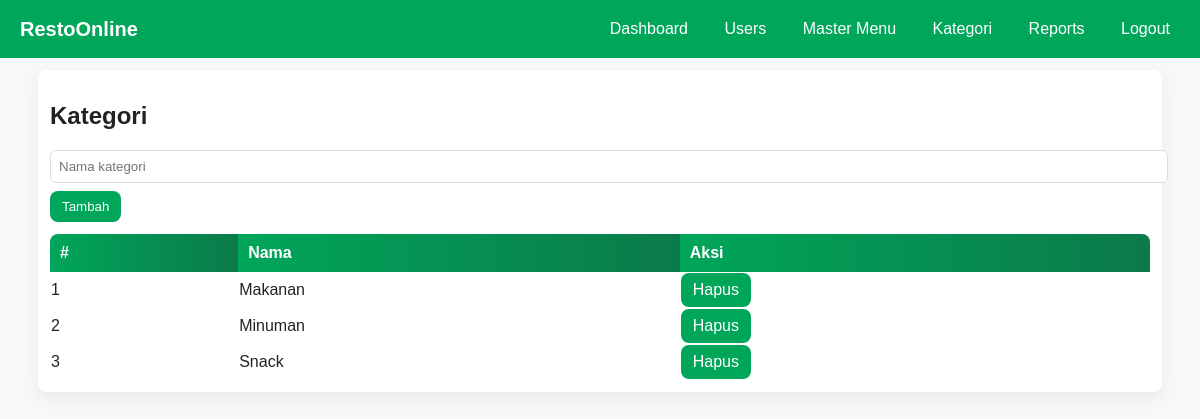
The app's page /admin/kategori.php (signed in) with its own data.
### tables this page shows
CREATE TABLE kategori (
  id INT AUTO_INCREMENT PRIMARY KEY,
  nama VARCHAR(100) NOT NULL
);

### inc/functions.php (called while the page is built, shortened)
<?php
require_once __DIR__.'/config.php';
function is_logged_in(){ return isset($_SESSION['user_id']); }
function current_user(){
    global $conn;
    $id = intval($_SESSION['user_id']);
    $stmt = $conn->prepare('SELECT id,username,fullname,email,phone,role FROM users WHERE id=?');
    $stmt->bind_param('i',$id); $stmt->execute();
    $res = $stmt->get_result();
    return $res->fetch_assoc();
}
?>

### admin/kategori.php (the view)
<?php
require_once __DIR__.'/../inc/functions.php';
require_role(['admin']); if($_SERVER['REQUEST_METHOD']==='POST' && isset($_POST['nama'])){ $n=$conn->real_escape_string($_POST['nama']); if($n){ $stmt=$conn->prepare('INSERT INTO kategori (nama) VALUES (?)'); $stmt->bind_param('s',$n); $stmt->execute(); flash('msg','Kategori ditambahkan'); header('Location:/restoran_fix_v2/admin/kategori.php'); exit; } } if(isset($_GET['delete'])){ $id=intval($_GET['delete']); $stmt=$conn->prepare('DELETE FROM kategori WHERE id=?'); $stmt->bind_param('i',$id); $stmt->execute(); flash('msg','Kategori dihapus'); header('Location:/restoran_fix_v2/admin/kategori.php'); exit; } $res=$conn->query('SELECT * FROM kategori'); ?>
<!doctype
html>
<html>
    <head>
        <meta charset="utf-8"><title>Kategori</title><link rel="stylesheet" href="/restoran_fix_v2/assets/css/style.css"></head><body><?php include __DIR__.'/../_nav.php'; ?><div class="container card"><h2>Kategori</h2><?php if($m=flash('msg')) echo '<div class="alert">'.$m.'</div>'; ?><form method="post"><input name="nama" placeholder="Nama kategori"><button class="btn" type="submit">Tambah</button></form><table><thead><tr><th>#</th><th>Nama</th><th>Aksi</th></tr></thead><tbody><?php while($r=$res->fetch_assoc()): ?><tr><td><?=$r['id']?></td><td><?=htmlspecialchars($r['nama'])?></td><td><a class="btn danger" href="?delete=<?=$r['id']?>" onclick="return confirm('Hapus?')">Hapus</a></td></tr><?php endwhile; ?></tbody></table></div></body></html>

### assets/css/style.css (style rules this page uses)
:root { --green:#00a65a;--green-dark:#0b7a49;--bg:#f7f9f8;--card:#fff }
body { font-family:Arial,Helvetica,sans-serif;background:var(--bg);margin:0;color:#222 }
.container { max-width:1100px;margin:20px auto;padding:12px }
.card { background:var(--card);padding:12px;border-radius:8px;box-shadow:0 6px 18px rgba(0,0,0,0.06);margin-top:12px }
.btn { background:var(--green);color:#fff;padding:8px 12px;border-radius:8px;border:none;text-decoration:none;display:inline-block }
table { width:100%;border-collapse:collapse;margin-top:12px;background:var(--card);border-radius:8px;overflow:hidden }
table th { background:linear-gradient(90deg,var(--green),var(--green-dark));color:#fff;padding:10px;text-align:left }
input,textarea,select { width:100%;padding:8px;border:1px solid #ddd;border-radius:6px;margin-bottom:8px }

### records on screen
kategori: id "1", nama "Makanan"
kategori: id "2", nama "Minuman"
kategori: id "3", nama "Snack"
